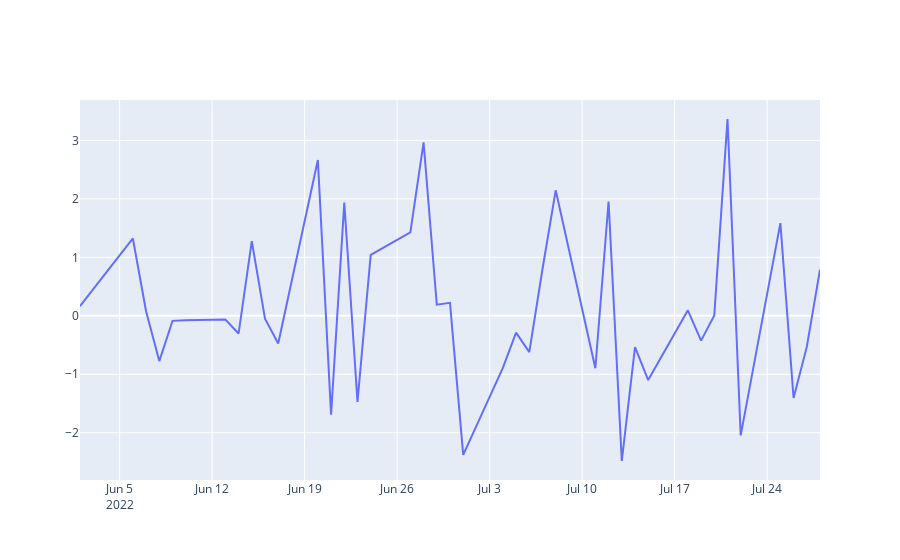

Notebook cell for this chart:
### Markdown cell above
# stk pre status

### Code cell
df_history_return = w.wsd("128111.SZ,002738.SZ,128095.SZ,002812.SZ,113626.SH,603596.SH,123092.SZ,300332.SZ",
 "pct_chg", f"{status_begin_date}", f"{status_end_date}", "",usedf=True)[1]

df_pair_history_return = df_history_return[cbond_pair]
df_pair_history_return['diff'] = df_pair_history_return[cbond_pair[0]] - df_pair_history_return[cbond_pair[1]]
# df_pair_history_return['diff'].plot()

import warnings
warnings.filterwarnings("ignore")


#plotly 画图代码模板
import plotly.graph_objects as go
fig = go.Figure(data=[
    go.Scatter(name='diff', x=df_pair_history_return.index, y=df_pair_history_return['diff']),
])
fig.show()

df_stk_pre_return = w.wsd("128111.SZ,002738.SZ,128095.SZ,002812.SZ,113626.SH,603596.SH,123092.SZ,300332.SZ", 
"pct_chg", f"{status_begin_date}", f"{status_end_date}", "",usedf=True)[1]

df_stk_pre_return = df_stk_pre_return.reset_index()
df_stk_pre_return['index'] = df_stk_pre_return['index'].apply(str)
df_stk_pre_return = df_stk_pre_return.set_index('index')

df_stk_pre_trade_status = w.wsd("002812.SZ,603596.SH,300332.SZ,002738.SZ", 
"trade_status", f"{status_begin_date}", f"{status_end_date}", "",usedf=True)[1]
df_stk_pre_trade_status = df_stk_pre_trade_status.reset_index()
df_stk_pre_trade_status['index'] = df_stk_pre_trade_status['index'].apply(str)
df_stk_pre_trade_status = df_stk_pre_trade_status.set_index('index')

### Figure 1 — Plotly figure (JSON) as saved in the notebook; plotly's stock layout.template omitted (floating-point values rounded to 4 significant figures)
{"data": [{"name": "diff", "type": "scatter", "x": ["2022-06-02", "2022-06-06", "2022-06-07", "2022-06-08", "2022-06-09", "2022-06-10", "2022-06-13", "2022-06-14", "2022-06-15", "2022-06-16", "2022-06-17", "2022-06-20", "2022-06-21", "2022-06-22", "2022-06-23", "2022-06-24", "2022-06-27", "2022-06-28", "2022-06-29", "2022-06-30", "2022-07-01", "2022-07-04", "2022-07-05", "2022-07-06", "2022-07-07", "2022-07-08", "2022-07-11", "2022-07-12", "2022-07-13", "2022-07-14", "2022-07-15", "2022-07-18", "2022-07-19", "2022-07-20", "2022-07-21", "2022-07-22", "2022-07-25", "2022-07-26", "2022-07-27", "2022-07-28"], "y": [0.1634, 1.323, 0.07796, -0.7739, -0.0861, -0.07463, -0.0652, -0.3031, 1.278, -0.04803, -0.4737, 2.663, -1.692, 1.935, -1.471, 1.042, 1.427, 2.966, 0.1895, 0.2211, -2.379, -0.8896, -0.2882, -0.6204, 0.8, 2.145, -0.897, 1.954, -2.483, -0.5353, -1.098, 0.09315, -0.4248, 0.007542, 3.365, -2.045, 1.585, -1.405, -0.5315, 0.7896]}], "layout": {}}
